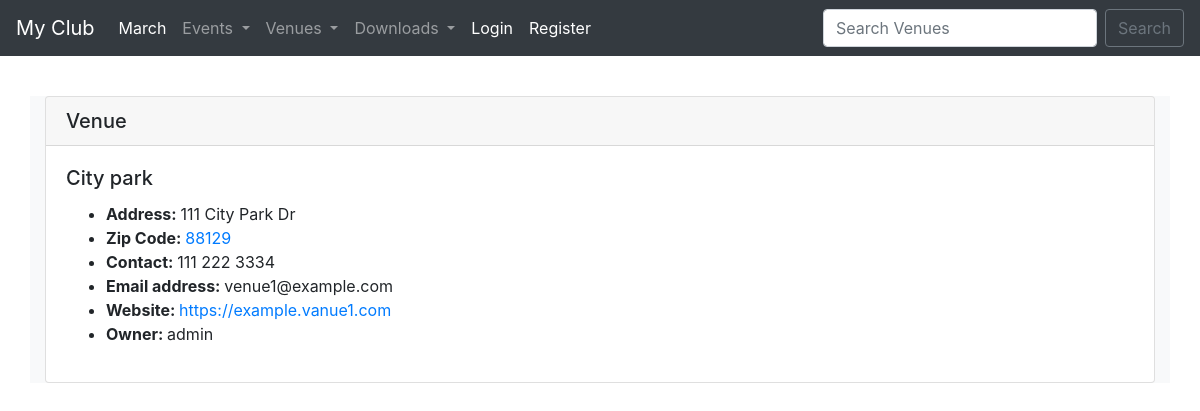
Screenshot of /show-venue/1/ with the database file from the repository.
### events/models.py (models this page shows)
class Venue(models.Model):
    name = models.CharField("Vanue name", max_length=120)
    address = models.CharField(max_length=300)
    zip_code = models.CharField('Zip code', max_length=15)
    phone = models.CharField('Contact Phone', max_length=25, blank=True)
    web = models.URLField('Website Address', blank=True)
    email_address = models.EmailField('Email Address', blank=True)
    owner = models.IntegerField("Venue Owner", blank=False, default=1)
    def __str__(self):
        return str(self.name)

### events/views.py (the view)
# urls.py: path('show-venue/<venue_id>/', views.show_venue, name='show-venue'),
def show_venue(requet: HttpRequest, venue_id: int):
    venue = Venue.objects.get(pk=venue_id)
    venue_owner = User.objects.get(pk=venue.owner)
    return render(requet, 'events/show_venue.html', {
        'venue': venue,
        'venue_owner': venue_owner
    })

### events/templates/events/show_venue.html
{% extends 'events/base.html' %}
{% block content %}
<div class="card my-3">
    <h5 class="card-header">Venue</h5>
    <div class="card-body">
        <h5 class="card-title">{{ venue }}</h5>
        <ul>
            <li><strong>Address: </strong>{{ venue.address }}</li>
            <li><strong>Zip Code: </strong><a href="">{{ venue.zip_code }}</a></li>
            <li><strong>Contact: </strong>{{ venue.phone }}</li>
            <li><strong>Email address: </strong>{{ venue.email_address }}</li>
            <li><strong>Website: </strong><a href="{{ venue.web }}">{{ venue.web }}</a></li>
            <li><strong>Owner: </strong>{{ venue_owner }}</li>
        </ul>
    </div>
</div>
{% endblock %}

### rows the page displays
Venue: name "City park", address "111 City Park Dr", zip_code "88129", phone "111 222 3334", email_address "venue1@example.com", web "https://example.vanue1.com"

### other values shown
{{ venue_owner }} "admin"
